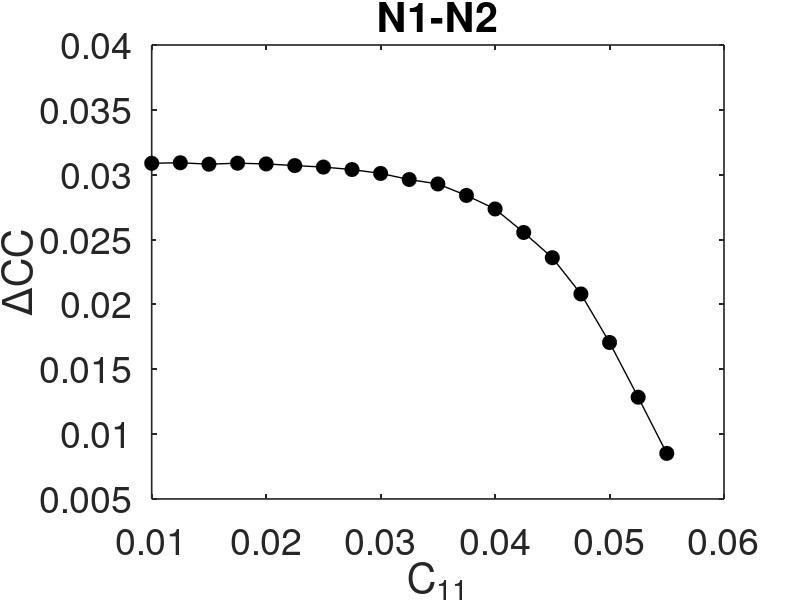

This figure's MATLAB source: (Note: this script raises an error after producing the figure.)

a=load('tau-tau1-tau2-DeltaC1-DeltaC2-DeltaC3.txt');

figure(1)
plot(a(:,1),a(:,5),"k-o",'LineWidth', 1, 'MarkerFaceColor', 'k', 'MarkerSize', 10)
hold on
xlabel('C_{11}','FontSize',27)
ylabel('\DeltaCC','FontSize',27);
title('N1-N2')
set(gca,'LineWidth',1.2,'Fontsize',27)
set(gca,'TickDir', 'in', 'TickLength', [0.009 0.01])
% plot([0.057 0.057],[65.1799868254079,109.1029868254079],'r--','LineWidth',1)
% axis([-0.000092498812546,0.065792001187454,65.1799868254079,109.1029868254079])
ax = gca();
% ax.XRuler.Exponent = -2;
% ax.YRuler.Exponent = -2;
print(h, '-r600', '-dpdf', ['DeltaCC_N1-N2','.pdf']);


